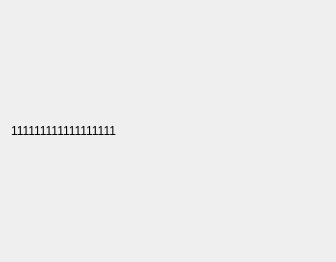
<?xml version="1.0" encoding="UTF-8"?>
<ui version="4.0">
 <class>MainWindow</class>
 <widget class="QMainWindow" name="MainWindow">
  <property name="geometry">
   <rect>
    <x>0</x>
    <y>0</y>
    <width>336</width>
    <height>262</height>
   </rect>
  </property>
  <property name="windowTitle">
   <string>MainWindow</string>
  </property>
  <widget class="QWidget" name="centralWidget">
   <layout class="QVBoxLayout" name="verticalLayout">
    <item>
     <widget class="QLabel" name="label">
      <property name="text">
       <string>111111111111111111</string>
      </property>
     </widget>
    </item>
   </layout>
  </widget>
 </widget>
 <layoutdefault spacing="6" margin="11"/>
 <resources/>
 <connections/>
</ui>
